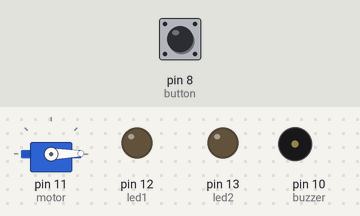
This sketch was run on a simulated Arduino Uno, built with avr-gcc and run on an emulated ATmega328P. Parts: servo, output pins drawn as LEDs (lit = HIGH), buzzer (waves = sounding, pin HIGH). Dashed ring = blinking. Inputs (shaded band) come from the test bench; at power-on: pin 8 (button) LOW.

Above: at 1.2 s.
1.3 s: pin 8 (button) pulled HIGH for 0.15 s
At 1.57 s:
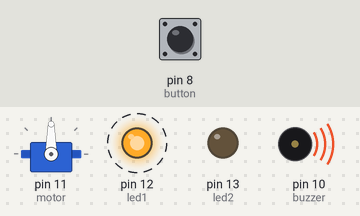
4.3 s: pin 8 (button) pulled HIGH for 1 s
At 5.1 s:
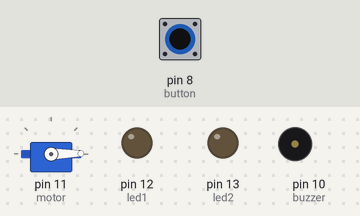
6.8 s: pin 8 (button) pulled HIGH for 3.2 s
At 6.85 s:
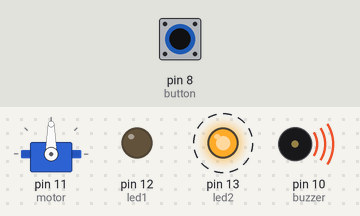
11.5 s: pin 8 (button) pulled HIGH for 0.15 s
At 11.8 s:
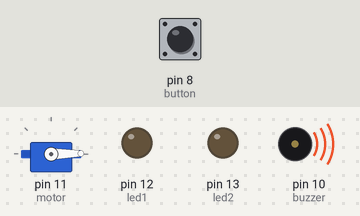
13.1 s: pin 8 (button) pulled HIGH for 0.15 s
At 14.03 s:
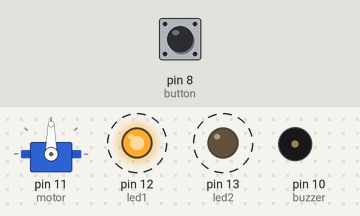
Timing chart, 0 to 17.1 s (numbered marks = the images above; inputs shaded):
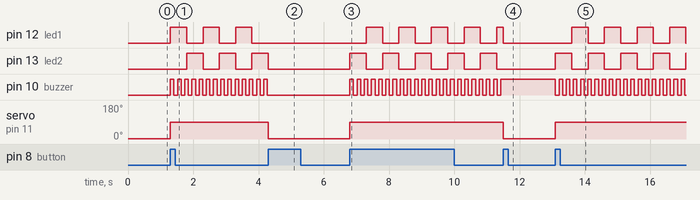

Measured:
- after the input at 1.3 s, pin 12 (led1): alternates HIGH for 0.50 s and LOW for 0.50 s, starting at once; pin 13 (led2): alternates HIGH for 0.50 s and LOW for 0.50 s, starting after 0.50 s; pin 10 (buzzer): alternates HIGH for 0.11 s and LOW for 0.11 s, starting at once; servo on pin 11 (motor): 1° → 90° at once
- after the input at 4.3 s, pin 12 (led1), pin 13 (led2), pin 10 (buzzer): stops changing and stays LOW; servo on pin 11 (motor): 90° → 1° at once
- after the input at 6.8 s, pin 12 (led1): alternates HIGH for 0.50 s and LOW for 0.50 s, starting after 0.50 s; pin 13 (led2): alternates HIGH for 0.50 s and LOW for 0.50 s, starting at once; pin 10 (buzzer): alternates HIGH for 0.11 s and LOW for 0.11 s, starting at once; servo on pin 11 (motor): 1° → 90° at once
- after the input at 11.5 s, pin 13 (led2): stays LOW (without the input it goes to HIGH after 0.30 s); pin 10 (buzzer): stops changing and stays HIGH; servo on pin 11 (motor): 90° → 1° at once
- after the input at 13.1 s, pin 12 (led1): alternates HIGH for 0.50 s and LOW for 0.50 s, starting after 0.50 s; pin 13 (led2): alternates HIGH for 0.50 s and LOW for 0.50 s, starting at once; pin 10 (buzzer): alternates HIGH for 0.11 s and LOW for 0.11 s, starting at once; servo on pin 11 (motor): 1° → 90° at once

The sketch:

RailCrossing.ino
```cpp
// (licence header left out)
#include <Servo.h>
//
short button,led1,led2,buzzer,motor;
Servo smotor;
bool buttonhold; ///Has the button been presed before? Is it still being held?
bool crossenabled;
bool leftled; //Left LED or Right LED?
bool buzzon;
unsigned int led;
unsigned int buzz;
//
void LEDs();
void ring();
void initardu();
bool pressed();
//
void setup() {
  initardu();
  smotor.attach(motor);
  smotor.write(1);
}

void loop() {
  if(pressed()) {
    if(crossenabled) {
      crossenabled = false;
      smotor.write(1);
      digitalWrite(led1,LOW);
      digitalWrite(led2,LOW);
    } else {
      crossenabled = true;
      smotor.write(90);
    }
  }
  if(crossenabled) {
    LEDs();
    ring();
  }
}

void initardu() {
  buzz = 0;
  button = 8;
  buzzer = 10;
  motor = 11;
  led = 0;
  led1 = 12;
  led2 = 13;
  buttonhold = false;
  crossenabled = false;
  buzzon = false;
  pinMode(button,INPUT);
  pinMode(buzzer,OUTPUT);
  pinMode(motor,OUTPUT);
  pinMode(led1,OUTPUT);
  pinMode(led2,OUTPUT);
}

bool pressed() {
  bool ispressed = false;
  if(digitalRead(button)==HIGH) {
    if(!buttonhold) { //Button is actually being pressed
      ispressed = true;
      buttonhold = true;
    } else { //Button is not being pressed
      //Void
    }
  } else { //Check if person has taken their finger off of the button yet, if so then they are no longer holding the button down.
    if(buttonhold) {
      buttonhold = false;
    }
  }
  return ispressed;
}

void LEDs() {
  if(leftled) {
    digitalWrite(led1,HIGH);
  } else {
    digitalWrite(led2,HIGH);
  }
  if((millis() - led)>=500) {
    if(leftled) {
      leftled = false;
      digitalWrite(led1,LOW);
    } else {
      leftled = true;
      digitalWrite(led2,LOW);
    }
    led = millis();
  }
}

void ring() {
  if((millis() - buzz)>=110) {
    if(buzzon) {
      digitalWrite(buzzer,LOW);
      buzzon = false;
    } else {
      digitalWrite(buzzer,HIGH);
      buzzon = true;
    }
    buzz = millis();
  }
}
```
